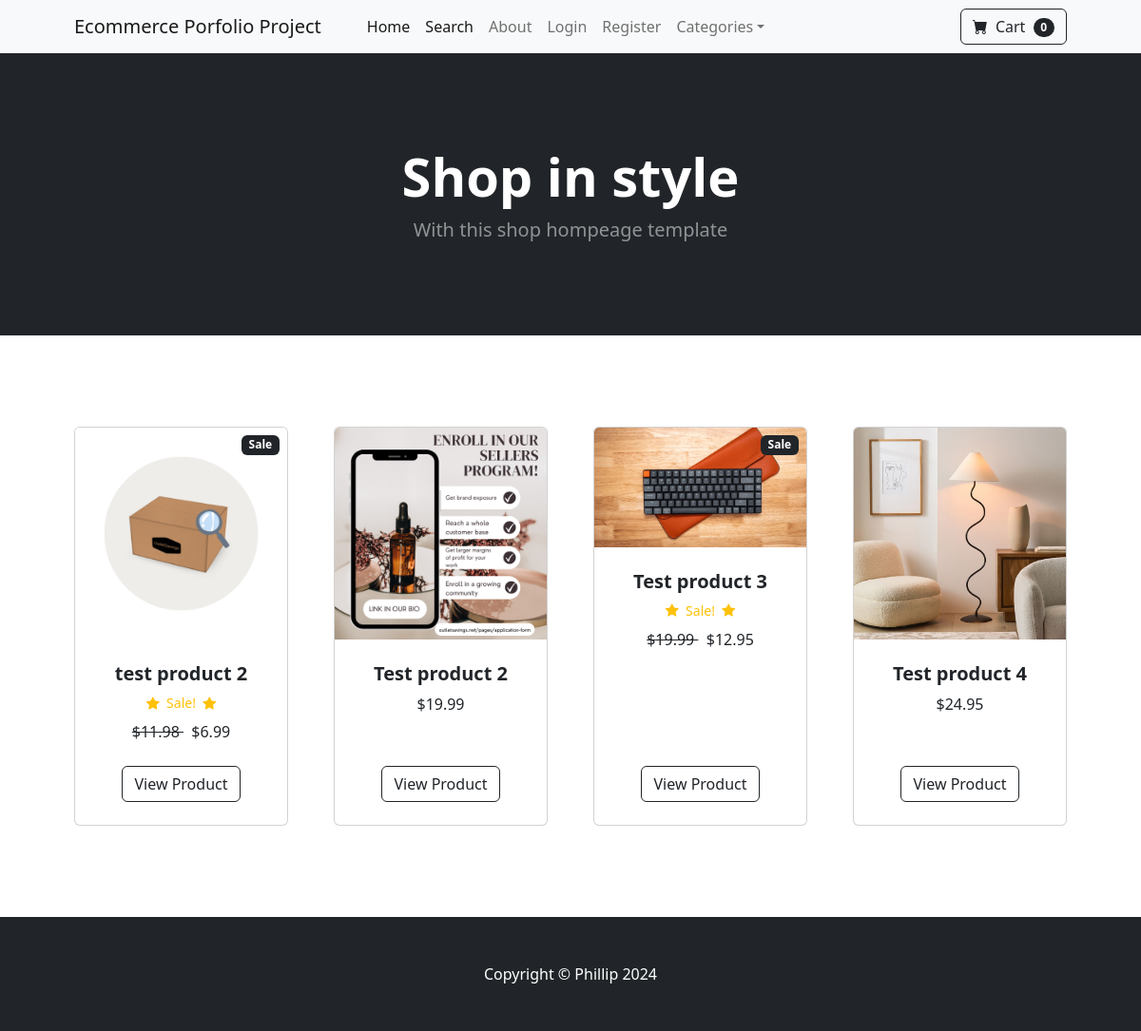
The page / on the database its author committed.
### store/models.py (models this page shows, shortened)
class Product(models.Model):
	name = models.CharField(max_length=100)
	price = models.DecimalField(default=0, decimal_places=2, max_digits=6)
	category = models.ForeignKey(Category, on_delete=models.CASCADE, default=1)
	description = models.CharField(max_length=250, default='', blank=True, null=True)
	image = models.ImageField(upload_to='uploads/product/')
	is_sale = models.BooleanField(default=False)
	sale_price = models.DecimalField(default=0, decimal_places=2, max_digits=6)

### store/views.py (the view)
# urls.py: path('', views.home, name='home'),
def home(request):
	products = Product.objects.all()
	return render(request, 'home.html', {'products':products})

### cart/cart.py (called while the page is built)
	def __len__(self):
		return len(self.cart)

### cart/context_processors.py (called while the page is built)
def cart(request):
	return {'cart': Cart(request)}

### store/templates/home.html
{% extends 'base.html' %}
{% block content %}
        <header class="bg-dark py-5">
            <div class="container px-4 px-lg-5 my-5">
                <div class="text-center text-white">
                    <h1 class="display-4 fw-bolder">Shop in style</h1>
                    <p class="lead fw-normal text-white-50 mb-0">With this shop hompeage template</p>
                </div>
            </div>
        </header>
        <section class="py-5">
            <div class="container px-4 px-lg-5 mt-5">
                <div class="row gx-4 gx-lg-5 row-cols-2 row-cols-md-3 row-cols-xl-4 justify-content-center">
                {% for product in products %}
                    {% if product.is_sale %}
                    <div class="col mb-5">
                        <div class="card h-100">
                            <div class="badge bg-dark text-white position-absolute" style="top: 0.5rem; right: 0.5rem">Sale</div>
                            <img class="card-img-top" src="{{ product.image.url }}" alt="..." />
                            <div class="card-body p-4">
                                <div class="text-center">
                                    <h5 class="fw-bolder">{{ product.name }}</h5>
                <div class="d-flex justify-content-center small text-warning mb-2">
                <div class="bi-star-fill"></div>
                &nbsp;&nbsp;Sale!&nbsp;&nbsp;
                <div class="bi-star-fill"></div>
                </div>
                                    <strike>
                                    ${{ product.price }}
                                    </strike>
                                    &nbsp;
                                    ${{ product.sale_price }}
                                </div>
                            </div>
                            <div class="card-footer p-4 pt-0 border-top-0 bg-transparent">
    <div class="text-center">
        <a class="btn btn-outline-dark mt-auto" href="{% url 'product' product.id  %}">View Product</a>
    </div>
                            </div>
                        </div>
                    </div>
                    {% else %}
                <div class="col mb-5">
                        <div class="card h-100">
                            <img class="card-img-top" src="{{ product.image.url }}" alt="..." />
                            <div class="card-body p-4">
                                <div class="text-center">
                                    <h5 class="fw-bolder">{{ product.name }}</h5>
                                    ${{ product.price }}
                                </div>
                            </div>
                            <div class="card-footer p-4 pt-0 border-top-0 bg-transparent">
    <div class="text-center"><a class="btn btn-outline-dark mt-auto" href="{% url 'product' product.id %}">View Product</a></div>
                            </div>
                        </div>
                    </div>
                        {% endif %}
                    {% endfor %}
            </div>
        </section>
{% endblock %}

### rows shown on the page
Product: image (picture), name "test product 2", price "11.98", sale_price "6.99"
Product: image (picture), name "Test product 2", price "19.99"
Product: image (picture), name "Test product 3", price "19.99", sale_price "12.95"
Product: image (picture), name "Test product 4", price "24.95"

### other values the page prints
{{ cart|length }} "0"
